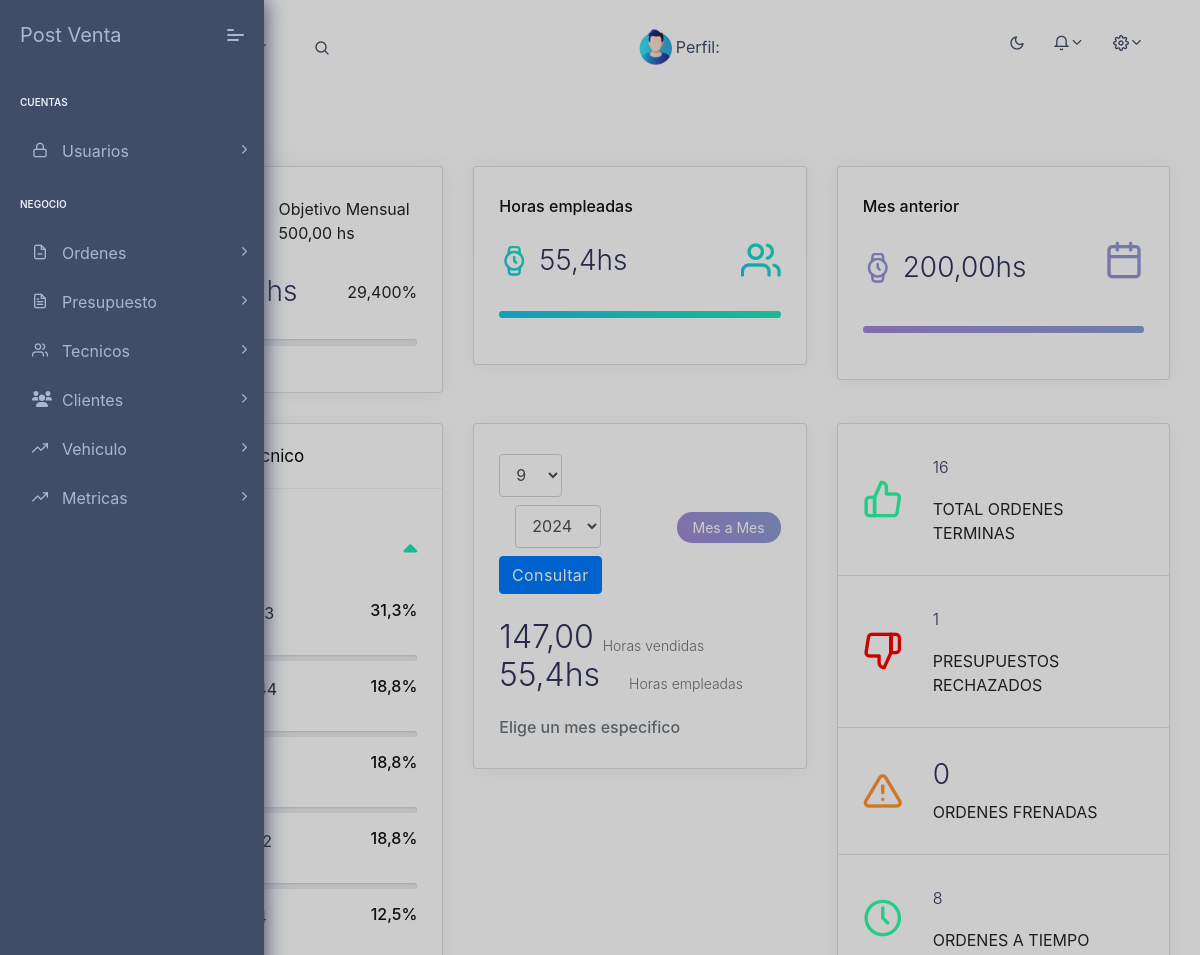
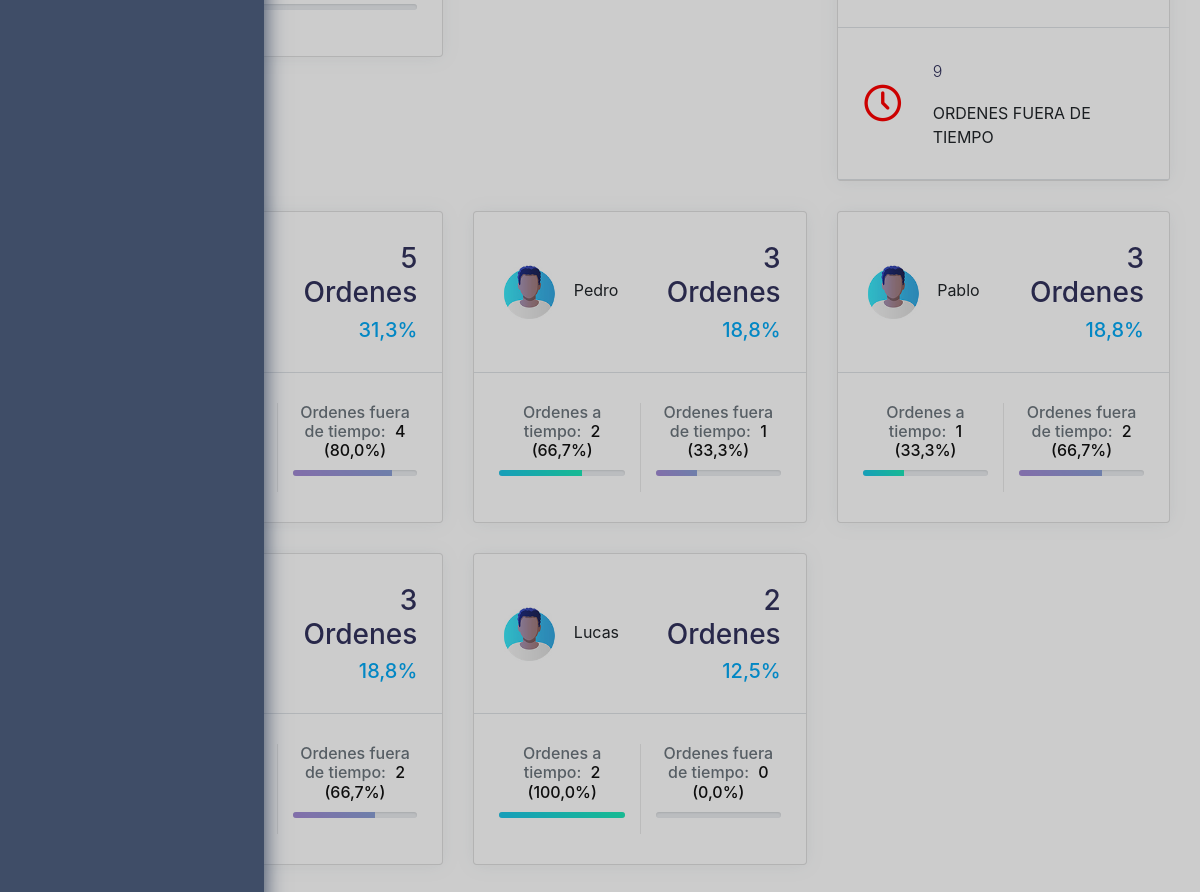
The app's page /metricas/ with its own data (2 pictures, top to bottom).
### base/models.py (models this page shows, shortened)
class HorasVendidasPorMes(models.Model):
    año = models.IntegerField()
    mes = models.IntegerField()
    horas_totales = models.DecimalField(max_digits=10, decimal_places=2, default=0.00)
    objetivo_mensual = models.DecimalField(max_digits=10, decimal_places=2, default=0.00)
    class Meta:
        unique_together = ('año', 'mes')
        verbose_name = 'Horas Vendidas por Mes'
        verbose_name_plural = 'Horas Vendidas por Mes'

### base/views.py (the view)
# urls.py: path('metricas/', metricas, name='metricas'),
def metricas(request):
    mes = int(request.GET.get('mes', timezone.now().month))
    año = int(request.GET.get('año', timezone.now().year))
    hoy = timezone.now().date()
    primer_dia_del_mes_actual = hoy.replace(day=1)
    horas_acumuladas_mes_actual = HorasVendidasPorMes.objects.filter(
        año=primer_dia_del_mes_actual.year,
        mes=primer_dia_del_mes_actual.month
    ).first()
    horas_acumuladas_mes_actual_total = horas_acumuladas_mes_actual.horas_totales if horas_acumuladas_mes_actual else 0
    objetivo_mensual = horas_acumuladas_mes_actual.objetivo_mensual if horas_acumuladas_mes_actual else 0
    porcentaje_alcanzado, porcentaje_restante = calcular_porcentaje_restante(objetivo_mensual, horas_acumuladas_mes_actual_total)
    horas_acumuladas_mes_anterior = obtener_horas_acumuladas_mes_anterior()
    horas_acumuladas = HorasVendidasPorMes.objects.filter(año=año, mes=mes).first()
    cantidad_ordenes_finalizadas_mes = cantidad_ordenes_finalizadas_mes_actual(mes=mes, año=año)
    cantidad_ordenes_frenadas = cantidad_ordenes_frenadas_mes_actual(mes=mes, año=año)
    cantidad_presupuestos_rechazados_mes = cantidad_presupuestos_rechazados(mes=mes, año=año)
    tecnicos_con_ordenes = obtener_ordenes_terminadas_por_tecnico(mes, año)
    tiempo_total_acumulado = obtener_tiempo_total_acumulado_mes(mes, año)
    tiempo_total_acumulado = convertir_timedelta_a_horas(tiempo_total_acumulado)
    tecnicos_con_tiempo = obtener_tiempo_total_por_tecnico(mes, año)
    cantidad_ordenes_a_tiempo, cantidad_ordenes_fuera_de_tiempo = obtener_ordenes_a_tiempo_fuera_de_tiempo(mes, año)
    tecnicos_con_ordenes = obtener_ordenes_terminadas_por_tecnico(mes, año)
    tecnicos_con_tiempos = obtener_ordenes_a_tiempo_por_tecnico(mes, año)
    for tecnico in tecnicos_con_ordenes:
        tecnico_tiempo = next(
            (t for t in tecnicos_con_tiempos if t['tecnico__user__username'] == tecnico['tecnico__user__username']), {})
        tecnico['cantidad_a_tiempo'] = tecnico_tiempo.get('cantidad_a_tiempo', 0)
        tecnico['cantidad_fuera_de_tiempo'] = tecnico_tiempo.get('cantidad_fuera_de_tiempo', 0)
        total_ordenes_tecnico = tecnico['total_ordenes']
        tecnico['porcentaje_completado'] = (
            (total_ordenes_tecnico / cantidad_ordenes_finalizadas_mes) * 100
            if cantidad_ordenes_finalizadas_mes > 0
            else 0
        )
        tecnico['porcentaje_a_tiempo'] = (
            (tecnico['cantidad_a_tiempo'] / total_ordenes_tecnico) * 100
            if total_ordenes_tecnico > 0
            else 0
        )
        tecnico['porcentaje_fuera_de_tiempo'] = (
            (tecnico['cantidad_fuera_de_tiempo'] / total_ordenes_tecnico) * 100
            if total_ordenes_tecnico > 0
            else 0
        )
    context = {
        'horas_acumuladas': horas_acumuladas.horas_totales if horas_acumuladas else 0,
        'horas_acumuladas_mes_actual': horas_acumuladas_mes_actual_total,
        'objetivo_mensual': objetivo_mensual,
        'porcentaje_alcanzado': porcentaje_alcanzado,
        'porcentaje_restante': porcentaje_restante,
        'mes': mes,
        'año': año,
        'años': range(2020, timezone.now().year + 1),  # Generar opciones de año (ajusta el rango según tu necesidad)
        'horas_acumuladas_mes_anterior': horas_acumuladas_mes_anterior,
        'cantidad_ordenes_finalizadas_mes': cantidad_ordenes_finalizadas_mes,
        'cantidad_ordenes_frenadas_mes': cantidad_ordenes_frenadas_mes_actual,
        'cantidad_presupuestos_rechazados_mes': cantidad_presupuestos_rechazados_mes,
        'rating_tecnicos': tecnicos_con_ordenes,
        'tiempo_total_acumulado': tiempo_total_acumulado,
        'tiempo_total_por_tecnico': tecnicos_con_tiempo,
        'cantidad_ordenes_a_tiempo': cantidad_ordenes_a_tiempo,
        'cantidad_ordenes_fuera_de_tiempo': cantidad_ordenes_fuera_de_tiempo,
    }
    return render(request, 'metricas/metricas.html', context)

### base/templates/metricas/metricas.html (shortened to what this page needs)
{% extends 'base.html' %}
{% load range_tags %}
{% load custom_filters %}
{% load static %}
{% block content %}
<a href="{% url 'index' %}" class="btn-back">
</a>
<div class="row">
<div class="col-md-6 col-xl-4">
  <div class="card daily-sales">
    <div class="card-block">
      <div class="d-flex justify-content-between align-items-start mb-3">
          <h6 class="mb-4">Horas Vendidas acumuladas</h6>
        <div class="objective-info">
          <span class="mb-4">Objetivo Mensual</span>
          <span class="objective-value">{{ objetivo_mensual }} hs</span>
        </div>
      </div>
      <div class="d-flex justify-content-between align-items-center mb-3">
        <h3 class="f-w-300 d-flex align-items-center m-b-0">
          {{ horas_acumuladas_mes_actual }} hs
        </h3>
        <div class="objective-text">{{ porcentaje_alcanzado }}%</div>
      </div>
      <div class="progress m-t-30" style="height: 7px;">
      </div>
    </div>
  </div>
</div>
  <div class="col-md-6 col-xl-4">
    <div class="card yearly-sales">
      <div class="card-block">
        <h6 class="mb-4">Horas empleadas</h6>
        <div class="row d-flex align-items-center">
          <div class="col-9">
            <h3 class="f-w-300 d-flex align-items-center m-b-0">
              <i class="feather icon-watch f-30 m-r-10 icon-gradient-green"></i>{{ tiempo_total_acumulado }}hs
            </h3>
          </div>
          <div class="col-3 text-right">
            <i class="feather icon-users f-40 icon-gradient-green"></i>
          </div>
        </div>
        <div class="progress m-t-30" style="height: 7px;">
          <div class="progress-bar progress-c-theme" role="progressbar" style="width: 70%;" aria-valuenow="100" aria-valuemin="0" aria-valuemax="100"></div>
        </div>
      </div>
    </div>
  </div>
  <div class="col-md-6 col-xl-4">
    <div class="card Monthly-sales">
      <div class="card-block">
        <h6 class="mb-4">Mes anterior</h6>
        <div class="row d-flex align-items-center">
          <div class="col-9">
            <h3 class="f-w-300 d-flex align-items-center m-b-0">
              <i class="feather icon-watch f-30 m-r-10 icon-gradient-purpure"></i>{{ horas_acumuladas_mes_anterior }}hs
            </h3>
          </div>
          <div class="col-3 text-right">
            <p class="feather icon-calendar f-40 icon-gradient-purpure"></p>
          </div>
        </div>
        <div class="progress m-t-30" style="height: 7px;">
          <div class="progress-bar progress-c-theme2" role="progressbar" style="width: 35%;" aria-valuenow="100" aria-valuemin="0" aria-valuemax="100"></div>
        </div>
      </div>
    </div>
  </div>
    <div class="col-xl-4 col-md-6">
      <div class="card user-list">
        <div class="card-header">
          <h5>Ordenes por Tecnico</h5>
        </div>
        <div class="card-block">
          <div class="row align-items-center justify-content-center m-b-20">
            <div class="col-6">
              <h2 class="mt-3 f-w-300">{{ cantidad_ordenes_finalizadas_mes }}  <sub class="text-muted f-14 espacio-derecha">Ordenes</sub>
                  </h2>
            </div>
            <div class="col-6">
              <h6 class="d-flex  align-items-center float-right m-0"> <i
                  class="fas fa-caret-up text-c-green f-22 m-l-10"></i></h6>
            </div>
          </div>
          <div class="row">
           {% for tecnico in rating_tecnicos %}
    <div class="col-xl-12">
        <h6 class="align-items-center float-left">
        </h6>
        <h6 class="align-items-center float-right">
            {{ tecnico.porcentaje_completado|floatformat:1 }}%
        </h6>
        <div class="progress m-t-30 m-b-20" style="height: 6px;">
        </div>
    </div>
{% endfor %}
          </div>
        </div>
      </div>
    </div>
  <div class="col-md-6 col-xl-4">
    <div class="card card-event">
      <div class="card-block">
        <div class="row align-items-center justify-content-center">
          <div class="col">
            <form method="GET" action="{% url 'metricas' %}" class="form-inline">
              <div class="form-group mb-2">
                <select name="mes" id="mes" class="form-control">
                  {% for i in 12|to %}
                  <option value="{{ i }}" {% if i == mes %}selected{% endif %}>{{ i }}</option>
                  {% endfor %}
                </select>
              </div>
              <div class="form-group mb-2 mx-sm-3">
                <select name="año" id="año" class="form-control">
                  {% for y in años %}
                  <option value="{{ y }}" {% if y == año %}selected{% endif %}>{{ y }}</option>
                  {% endfor %}
                </select>
              </div>
              <button type="submit" class="btn btn-primary mb-2">Consultar</button>
            </form>
          </div>
          <div class="col-auto">
            <label class="label theme-bg2 text-white f-14 f-w-400 float-right">Mes a Mes</label>
          </div>
        </div>
        <h2 class="mt-3 f-w-300">
          {{ horas_acumuladas }}
          <sub class="text-muted f-14 espacio-derecha">Horas vendidas</sub>
          {{ tiempo_total_acumulado }}hs
          <sub class="text-muted f-14 espacio-izquierda">Horas empleadas</sub>
        </h2>
        <h6 class="text-muted mt-4 mb-0">Elige un mes especifico </h6>
      </div>
    </div>
  </div>
  <div class="col-md-6 col-xl-4">
    <div class="card">
      <div class="card-block border-bottom">
        <div class="row d-flex align-items-center">
          <div class="col-auto">
            <i class="feather icon-thumbs-up f-40" style="color:#2effa7"></i>
          </div>
          <div class="col">
            <h3 class="f-w-300"><p>{{ cantidad_ordenes_finalizadas_mes }}</p></h3>
            <span class="d-block text-uppercase">TOTAL ORDENES TERMINAS</span>
          </div>
        </div>
      </div>
      <div class="card-block border-bottom">
        <div class="row d-flex align-items-center">
          <div class="col-auto">
            <i class="feather icon-thumbs-down f-40" style="color:red"></i>
          </div>
          <div class="col">
            <h3 class="f-w-300"><p>{{ cantidad_presupuestos_rechazados_mes }}</p></h3>
            <span class="d-block text-uppercase">PRESUPUESTOS RECHAZADOS</span>
          </div>
        </div>
      </div>
      <div class="card-block border-bottom">
        <div class="row d-flex align-items-center">
          <div class="col-auto">
            <i class="feather icon-alert-triangle f-40" style="color:#ff972e"></i>
          </div>
          <div class="col">
            <h3 class="f-w-300">{{ cantidad_ordenes_frenadas_mes }}</h3>
            <span class="d-block text-uppercase">ORDENES FRENADAS</span>
          </div>
        </div>
      </div>
    <div class="card-block border-bottom">
      <div class="row d-flex align-items-center">
        <div class="col-auto">
          <i class="feather icon-clock f-40" style="color:#2effa7"></i>
        </div>
        <div class="col">
          <h3 class="f-w-300"><p>{{cantidad_ordenes_a_tiempo}}</p></h3>
          <span class="d-block text-uppercase">ORDENES A TIEMPO</span>
        </div>
      </div>
    </div>
    <div class="card-block border-bottom">
      <div class="row d-flex align-items-center">
        <div class="col-auto">
          <i class="feather icon-clock f-40" style="color:red"></i>
        </div>
        <div class="col">
          <h3 class="f-w-300"><p>{{cantidad_ordenes_fuera_de_tiempo}}</p></h3>
          <span class="d-block text-uppercase">ORDENES FUERA DE TIEMPO</span>
        </div>
      </div>
    </div>
    </div>
  </div>
{% for tecnico in rating_tecnicos %}
    <div class="col-md-6 col-xl-4">
        <div class="card card-social">
            <div class="card-block border-bottom">
                <div class="row align-items-center justify-content-center">
                    <div class="col-auto">
                        <img class="rounded-circle m-r-10" style="width:60px;" src="{% static 'assets/images/user/avatar-4.jpg' %}" alt="activity-user">
                        {{ tecnico.tecnico__user__username }}
                    </div>
                    <div class="col text-right">
                        <h3>{{ tecnico.total_ordenes }} Ordenes</h3>
                        <h5 class="text-c-blue mb-0"> {{ tecnico.porcentaje_completado|floatformat:1 }}% </h5>
                    </div>
                </div>
            </div>
            <div class="card-block">
                <div class="row align-items-center justify-content-center card-active">
                    <div class="col-6">
                        <h6 class="text-center m-b-10">
                            <span class="text-muted m-r-5">Ordenes a tiempo:</span>
                            {{ tecnico.cantidad_a_tiempo }} ({{ tecnico.porcentaje_a_tiempo|floatformat:1 }}%)
                        </h6>
                        <div class="progress">
                            <div class="progress-bar progress-c-theme" role="progressbar" style="width:{{ tecnico.porcentaje_a_tiempo|floatformat:1 }}%;height:6px;"
                              aria-valuenow="{{ tecnico.porcentaje_a_tiempo|floatformat:1 }}" aria-valuemin="0" aria-valuemax="100"></div>
                        </div>
                    </div>
                    <div class="col-6">
                        <h6 class="text-center m-b-10">
                            <span class="text-muted m-r-5">Ordenes fuera de tiempo:</span>
                            {{ tecnico.cantidad_fuera_de_tiempo }} ({{ tecnico.porcentaje_fuera_de_tiempo|floatformat:1 }}%)
                        </h6>
                        <div class="progress">
                            <div class="progress-bar progress-c-theme2" role="progressbar" style="width:{{ tecnico.porcentaje_fuera_de_tiempo|floatformat:1 }}%;height:6px;"
                              aria-valuenow="{{ tecnico.porcentaje_fuera_de_tiempo|floatformat:1 }}" aria-valuemin="0" aria-valuemax="100"></div>
                        </div>
                    </div>
                </div>
            </div>
        </div>
    </div>
{% empty %}
    <p>No hay datos disponibles.</p>
{% endfor %}
  </div>
{% endblock content %}

### records on screen
HorasVendidasPorMes: objetivo_mensual "500,00", horas_totales "147,00"
HorasVendidasPorMes: horas_totales "200,00"

### other values on screen
{{ porcentaje_alcanzado }} "29,400"
{{ tiempo_total_acumulado }} "55,4"
{{ tecnico.porcentaje_completado|floatformat:1 }} "31,3" "18,8" "18,8" "18,8" "12,5"
{{ cantidad_ordenes_finalizadas_mes }} "16"
{{ cantidad_presupuestos_rechazados_mes }} "1"
{{ cantidad_ordenes_frenadas_mes }} "0"
{{ cantidad_ordenes_a_tiempo }} "8"
{{ cantidad_ordenes_fuera_de_tiempo }} "9"
{{ tecnico.total_ordenes }} "5"
{{ tecnico.porcentaje_completado|floatformat:1 }} "31,3"
{{ tecnico.cantidad_fuera_de_tiempo }} "4"
{{ tecnico.porcentaje_fuera_de_tiempo|floatformat:1 }} "80,0"
{{ tecnico.tecnico__user__username }} "Pedro"
{{ tecnico.total_ordenes }} "3"
{{ tecnico.porcentaje_completado|floatformat:1 }} "18,8"
